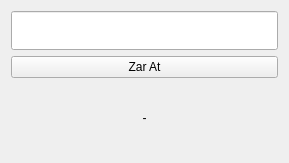
<?xml version="1.0" encoding="UTF-8"?>
<ui version="4.0">
 <class>ZarOyunu</class>
 <widget class="QWidget" name="ZarOyunu">
  <property name="geometry">
   <rect>
    <x>0</x>
    <y>0</y>
    <width>289</width>
    <height>163</height>
   </rect>
  </property>
  <property name="windowTitle">
   <string>Zar Oyunu V1.0</string>
  </property>
  <layout class="QVBoxLayout" name="verticalLayout">
   <item>
    <widget class="QLineEdit" name="txtZar">
     <property name="font">
      <font>
       <pointsize>20</pointsize>
      </font>
     </property>
     <property name="inputMask">
      <string>0</string>
     </property>
    </widget>
   </item>
   <item>
    <widget class="QPushButton" name="pushButton">
     <property name="text">
      <string>Zar At</string>
     </property>
    </widget>
   </item>
   <item>
    <widget class="QLabel" name="lblSonuc">
     <property name="text">
      <string>-</string>
     </property>
     <property name="alignment">
      <set>Qt::AlignCenter</set>
     </property>
    </widget>
   </item>
  </layout>
 </widget>
 <resources/>
 <connections/>
</ui>
